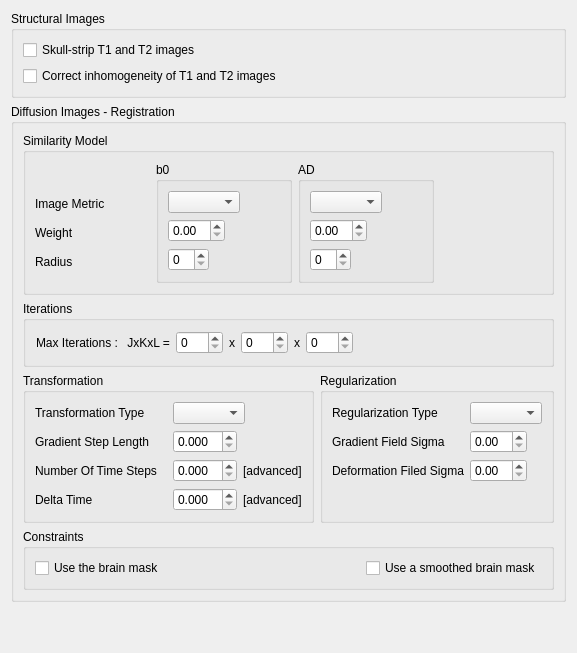
      <widget class="QWidget" name="tab_6">
       <attribute name="title">
        <string>Preprocessing Data</string>
       </attribute>
       <layout class="QVBoxLayout" name="verticalLayout_9">
        <item>
         <widget class="QGroupBox" name="StructuralImages_groupBox">
          <property name="title">
           <string>Structural Images</string>
          </property>
          <layout class="QVBoxLayout" name="verticalLayout_11">
           <item>
            <widget class="QCheckBox" name="skullStripping_checkBox">
             <property name="text">
              <string>Skull-strip T1 and T2 images</string>
             </property>
            </widget>
           </item>
           <item>
            <widget class="QCheckBox" name="correcting_checkBox">
             <property name="text">
              <string>Correct inhomogeneity of T1 and T2 images</string>
             </property>
            </widget>
           </item>
          </layout>
         </widget>
        </item>
        <item>
         <widget class="QGroupBox" name="DiffusionImagesRegistration_groupBox">
          <property name="title">
           <string>Diffusion Images - Registration</string>
          </property>
          <layout class="QVBoxLayout" name="verticalLayout_13">
           <item>
            <widget class="QGroupBox" name="groupBox_9">
             <property name="title">
              <string>Similarity Model</string>
             </property>
             <layout class="QHBoxLayout" name="horizontalLayout_15">
              <item>
               <widget class="QWidget" name="widget_29" native="true">
                <layout class="QGridLayout" name="gridLayout_32">
                 <property name="leftMargin">
                  <number>0</number>
                 </property>
                 <property name="topMargin">
                  <number>30</number>
                 </property>
                 <property name="bottomMargin">
                  <number>10</number>
                 </property>
                 <item row="0" column="0">
                  <widget class="QLabel" name="label_47">
                   <property name="text">
                    <string>Image Metric           </string>
                   </property>
                  </widget>
                 </item>
                 <item row="1" column="0">
                  <widget class="QLabel" name="label_48">
                   <property name="text">
                    <string>Weight</string>
                   </property>
                  </widget>
                 </item>
                 <item row="2" column="0">
                  <widget class="QLabel" name="label_49">
                   <property name="text">
                    <string>Radius</string>
                   </property>
                  </widget>
                 </item>
                </layout>
               </widget>
              </item>
              <item>
               <widget class="QGroupBox" name="groupBox_21">
                <property name="title">
                 <string>b0</string>
                </property>
                <layout class="QGridLayout" name="gridLayout_33">
                 <item row="0" column="0" alignment="Qt::AlignLeft">
                  <widget class="QComboBox" name="imageMetric1_DTI_comboBox"/>
                 </item>
                 <item row="1" column="0" alignment="Qt::AlignLeft">
                  <widget class="QDoubleSpinBox" name="weight1_DTI_spinBox">
                   <property name="value">
                    <double>0.000000000000000</double>
                   </property>
                  </widget>
                 </item>
                 <item row="2" column="0" alignment="Qt::AlignLeft">
                  <widget class="QSpinBox" name="radius1_DTI_spinBox"/>
                 </item>
                 <item row="0" column="1">
                  <spacer name="horizontalSpacer_32">
                   <property name="orientation">
                    <enum>Qt::Horizontal</enum>
                   </property>
                   <property name="sizeHint" stdset="0">
                    <size>
                     <width>40</width>
                     <height>20</height>
                    </size>
                   </property>
                  </spacer>
                 </item>
                </layout>
               </widget>
              </item>
              <item>
               <widget class="QGroupBox" name="AD">
                <property name="title">
                 <string>AD</string>
                </property>
                <layout class="QGridLayout" name="gridLayout_34">
                 <item row="3" column="0" alignment="Qt::AlignLeft">
                  <widget class="QSpinBox" name="radius2_DTI_spinBox"/>
                 </item>
                 <item row="0" column="0" alignment="Qt::AlignLeft">
                  <widget class="QComboBox" name="imageMetric2_DTI_comboBox"/>
                 </item>
                 <item row="2" column="0" alignment="Qt::AlignLeft">
                  <widget class="QDoubleSpinBox" name="weight2_DTI_spinBox">
                   <property name="value">
                    <double>0.000000000000000</double>
                   </property>
                  </widget>
                 </item>
                 <item row="0" column="1">
                  <spacer name="horizontalSpacer_33">
                   <property name="orientation">
                    <enum>Qt::Horizontal</enum>
                   </property>
                   <property name="sizeHint" stdset="0">
                    <size>
                     <width>40</width>
                     <height>20</height>
                    </size>
                   </property>
                  </spacer>
                 </item>
                </layout>
               </widget>
              </item>
              <item>
               <spacer name="horizontalSpacer_18">
                <property name="orientation">
                 <enum>Qt::Horizontal</enum>
                </property>
                <property name="sizeHint" stdset="0">
                 <size>
                  <width>40</width>
                  <height>20</height>
                 </size>
                </property>
               </spacer>
              </item>
             </layout>
            </widget>
           </item>
           <item>
            <widget class="QGroupBox" name="groupBox_12">
             <property name="title">
              <string>Iterations</string>
             </property>
             <layout class="QGridLayout" name="gridLayout_35">
              <item row="0" column="2">
               <widget class="QWidget" name="widget_34" native="true">
                <layout class="QHBoxLayout" name="horizontalLayout_17">
                 <property name="leftMargin">
                  <number>1</number>
                 </property>
                 <property name="topMargin">
                  <number>1</number>
                 </property>
                 <property name="rightMargin">
                  <number>1</number>
                 </property>
                 <property name="bottomMargin">
                  <number>1</number>
                 </property>
                 <item>
                  <widget class="QLabel" name="label_50">
                   <property name="text">
                    <string>Max Iterations :</string>
                   </property>
                  </widget>
                 </item>
                 <item>
                  <widget class="QLabel" name="label_51">
                   <property name="text">
                    <string> JxKxL =</string>
                   </property>
                  </widget>
                 </item>
                 <item>
                  <widget class="QSpinBox" name="iterationsJ_DTI_spinBox">
                   <property name="maximum">
                    <number>500</number>
                   </property>
                   <property name="value">
                    <number>0</number>
                   </property>
                  </widget>
                 </item>
                 <item alignment="Qt::AlignHCenter">
                  <widget class="QLabel" name="label_52">
                   <property name="text">
                    <string>x</string>
                   </property>
                  </widget>
                 </item>
                 <item>
                  <widget class="QSpinBox" name="iterationsK_DTI_spinBox">
                   <property name="maximum">
                    <number>500</number>
                   </property>
                   <property name="value">
                    <number>0</number>
                   </property>
                  </widget>
                 </item>
                 <item alignment="Qt::AlignHCenter">
                  <widget class="QLabel" name="label_53">
                   <property name="text">
                    <string>x</string>
                   </property>
                  </widget>
                 </item>
                 <item>
                  <widget class="QSpinBox" name="iterationsL_DTI_spinBox">
                   <property name="maximum">
                    <number>500</number>
                   </property>
                   <property name="value">
                    <number>0</number>
                   </property>
                  </widget>
                 </item>
                 <item>
                  <spacer name="horizontalSpacer_27">
                   <property name="orientation">
                    <enum>Qt::Horizontal</enum>
                   </property>
                   <property name="sizeHint" stdset="0">
                    <size>
                     <width>40</width>
                     <height>20</height>
                    </size>
                   </property>
                  </spacer>
                 </item>
                </layout>
               </widget>
              </item>
             </layout>
            </widget>
           </item>
           <item>
            <widget class="QWidget" name="widget_35" native="true">
             <layout class="QGridLayout" name="gridLayout_36">
              <property name="leftMargin">
               <number>0</number>
              </property>
              <property name="topMargin">
               <number>0</number>
              </property>
              <property name="rightMargin">
               <number>0</number>
              </property>
              <property name="bottomMargin">
               <number>0</number>
              </property>
              <item row="0" column="0">
               <widget class="QGroupBox" name="groupBox_13">
                <property name="title">
                 <string>Transformation</string>
                </property>
                <layout class="QGridLayout" name="gridLayout_37">
                 <item row="4" column="1">
                  <widget class="QWidget" name="widget_48" native="true">
                   <layout class="QHBoxLayout" name="horizontalLayout_32">
                    <property name="leftMargin">
                     <number>0</number>
                    </property>
                    <property name="topMargin">
                     <number>0</number>
                    </property>
                    <property name="rightMargin">
                     <number>0</number>
                    </property>
                    <property name="bottomMargin">
                     <number>0</number>
                    </property>
                    <item alignment="Qt::AlignLeft">
                     <widget class="QDoubleSpinBox" name="deltaTime_DTI_spinBox">
                      <property name="decimals">
                       <number>3</number>
                      </property>
                     </widget>
                    </item>
                    <item>
                     <widget class="QLabel" name="label_54">
                      <property name="text">
                       <string>[advanced]</string>
                      </property>
                     </widget>
                    </item>
                   </layout>
                  </widget>
                 </item>
                 <item row="3" column="0">
                  <widget class="QLabel" name="label_55">
                   <property name="text">
                    <string>Number Of Time Steps   </string>
                   </property>
                  </widget>
                 </item>
                 <item row="4" column="0">
                  <widget class="QLabel" name="label_56">
                   <property name="text">
                    <string>Delta Time</string>
                   </property>
                  </widget>
                 </item>
                 <item row="0" column="1" alignment="Qt::AlignLeft">
                  <widget class="QComboBox" name="transformationType_DTI_comboBox"/>
                 </item>
                 <item row="2" column="0">
                  <widget class="QLabel" name="label_57">
                   <property name="text">
                    <string>Gradient Step Length</string>
                   </property>
                  </widget>
                 </item>
                 <item row="0" column="0">
                  <widget class="QLabel" name="label_58">
                   <property name="text">
                    <string>Transformation Type</string>
                   </property>
                  </widget>
                 </item>
                 <item row="2" column="1" alignment="Qt::AlignLeft">
                  <widget class="QDoubleSpinBox" name="gradientStepLength_DTI_spinBox">
                   <property name="decimals">
                    <number>3</number>
                   </property>
                   <property name="value">
                    <double>0.000000000000000</double>
                   </property>
                  </widget>
                 </item>
                 <item row="3" column="1">
                  <widget class="QWidget" name="widget_49" native="true">
                   <layout class="QHBoxLayout" name="horizontalLayout_38">
                    <property name="leftMargin">
                     <number>0</number>
                    </property>
                    <property name="topMargin">
                     <number>0</number>
                    </property>
                    <property name="rightMargin">
                     <number>0</number>
                    </property>
                    <property name="bottomMargin">
                     <number>0</number>
                    </property>
                    <item alignment="Qt::AlignLeft">
                     <widget class="QDoubleSpinBox" name="numberOfTimeSteps_DTI_spinBox">
                      <property name="decimals">
                       <number>3</number>
                      </property>
                     </widget>
                    </item>
                    <item>
                     <widget class="QLabel" name="label_59">
                      <property name="text">
                       <string>[advanced]</string>
                      </property>
                     </widget>
                    </item>
                   </layout>
                  </widget>
                 </item>
                </layout>
               </widget>
              </item>
              <item row="0" column="1">
               <widget class="QGroupBox" name="groupBox_14">
                <property name="title">
                 <string>Regularization</string>
                </property>
                <layout class="QGridLayout" name="gridLayout_38">
                 <item row="1" column="1" alignment="Qt::AlignLeft">
                  <widget class="QDoubleSpinBox" name="gradientFieldSigma_DTI_spinBox">
                   <property name="value">
                    <double>0.000000000000000</double>
                   </property>
                  </widget>
                 </item>
                 <item row="2" column="0">
                  <widget class="QLabel" name="label_60">
                   <property name="text">
                    <string>Deformation Filed Sigma</string>
                   </property>
                  </widget>
                 </item>
                 <item row="2" column="1" alignment="Qt::AlignLeft">
                  <widget class="QDoubleSpinBox" name="deformationFieldSigma_DTI_spinBox"/>
                 </item>
                 <item row="1" column="0">
                  <widget class="QLabel" name="label_61">
                   <property name="text">
                    <string>Gradient Field Sigma</string>
                   </property>
                  </widget>
                 </item>
                 <item row="0" column="1" alignment="Qt::AlignLeft">
                  <widget class="QComboBox" name="regularizationType_DTI_comboBox">
                   <property name="sizeAdjustPolicy">
                    <enum>QComboBox::AdjustToContentsOnFirstShow</enum>
                   </property>
                  </widget>
                 </item>
                 <item row="0" column="0">
                  <widget class="QLabel" name="label_62">
                   <property name="text">
                    <string>Regularization Type</string>
                   </property>
                  </widget>
                 </item>
                 <item row="3" column="0">
                  <widget class="QWidget" name="widget_38" native="true"/>
                 </item>
                </layout>
               </widget>
              </item>
             </layout>
            </widget>
           </item>
           <item>
            <widget class="QGroupBox" name="groupBox_24">
             <property name="title">
              <string>Constraints</string>
             </property>
             <layout class="QGridLayout" name="gridLayout_39">
              <item row="0" column="0">
               <widget class="QCheckBox" name="usingMask_DTI_checkBox">
                <property name="text">
                 <string>Use the brain mask</string>
                </property>
                <property name="autoExclusive">
                 <bool>false</bool>
                </property>
               </widget>
              </item>
              <item row="0" column="1" alignment="Qt::AlignRight">
               <widget class="QCheckBox" name="usingSmoothedMask_DTI_checkBox">
                <property name="text">
                 <string>Use a smoothed brain mask</string>
                </property>
                <property name="autoExclusive">
                 <bool>false</bool>
                </property>
               </widget>
              </item>
             </layout>
            </widget>
           </item>
          </layout>
         </widget>
        </item>
        <item>
         <spacer name="verticalSpacer_8">
          <property name="orientation">
           <enum>Qt::Vertical</enum>
          </property>
          <property name="sizeHint" stdset="0">
           <size>
            <width>20</width>
            <height>40</height>
           </size>
          </property>
         </spacer>
        </item>
       </layout>
      </widget>
